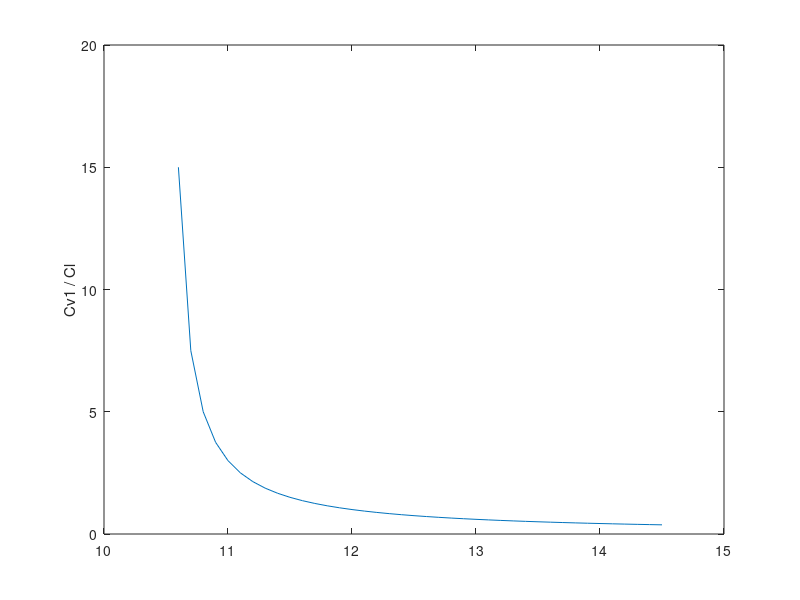

MATLAB code to generate this figure:


%%

Cl = 1e-6;%470e-6;
Uout0 = 9;
Uuv1 = 10.5;

Cv1 = @(U1) Cl * ( (U1 - Uout0) ./ (U1 - Uuv1) - 1 );


vU1 = (10.6:0.1:14.5).';

plot(vU1, Cv1(vU1) * 1e6);

%ylabel('Cv1 [uF]');
ylabel('Cv1 / Cl');
